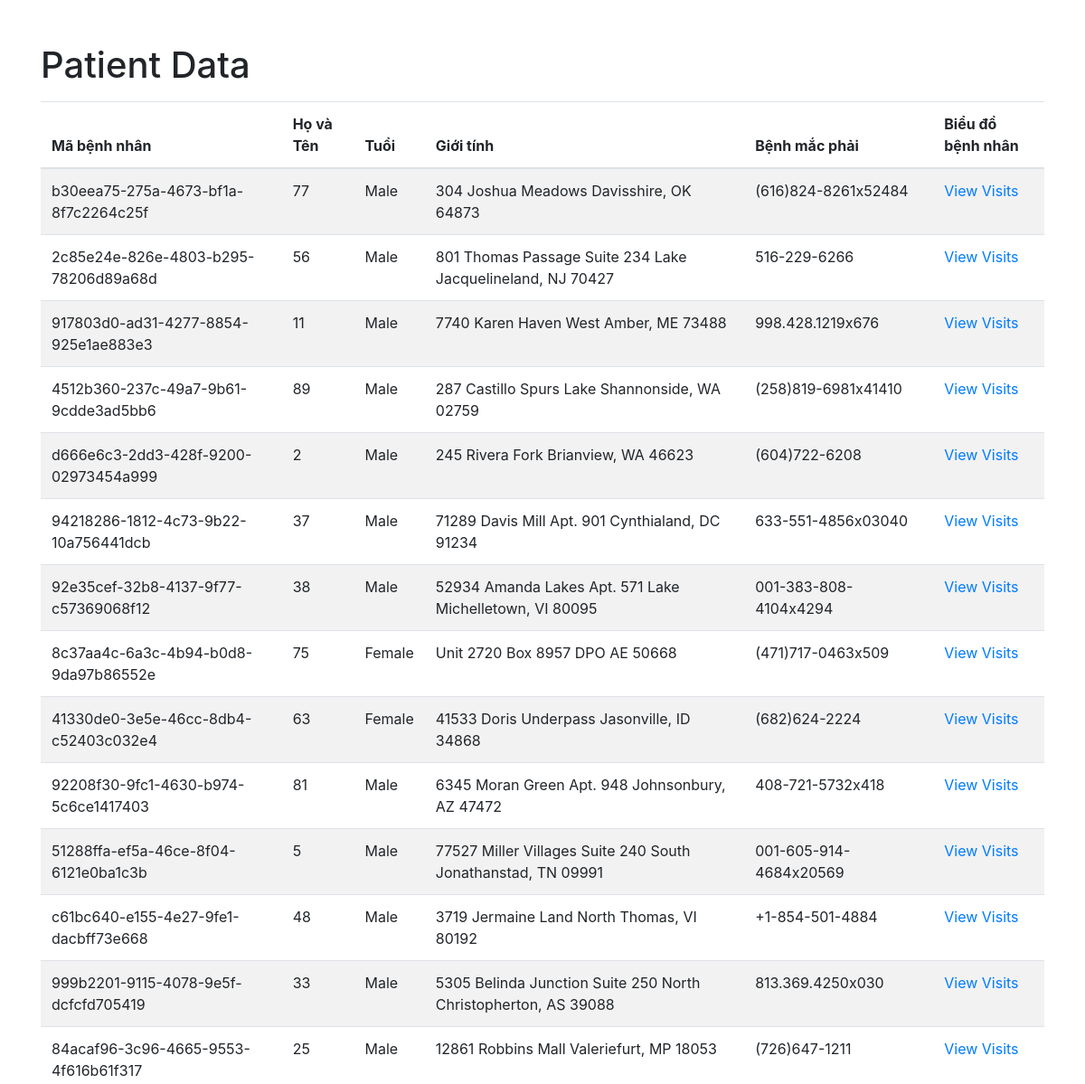
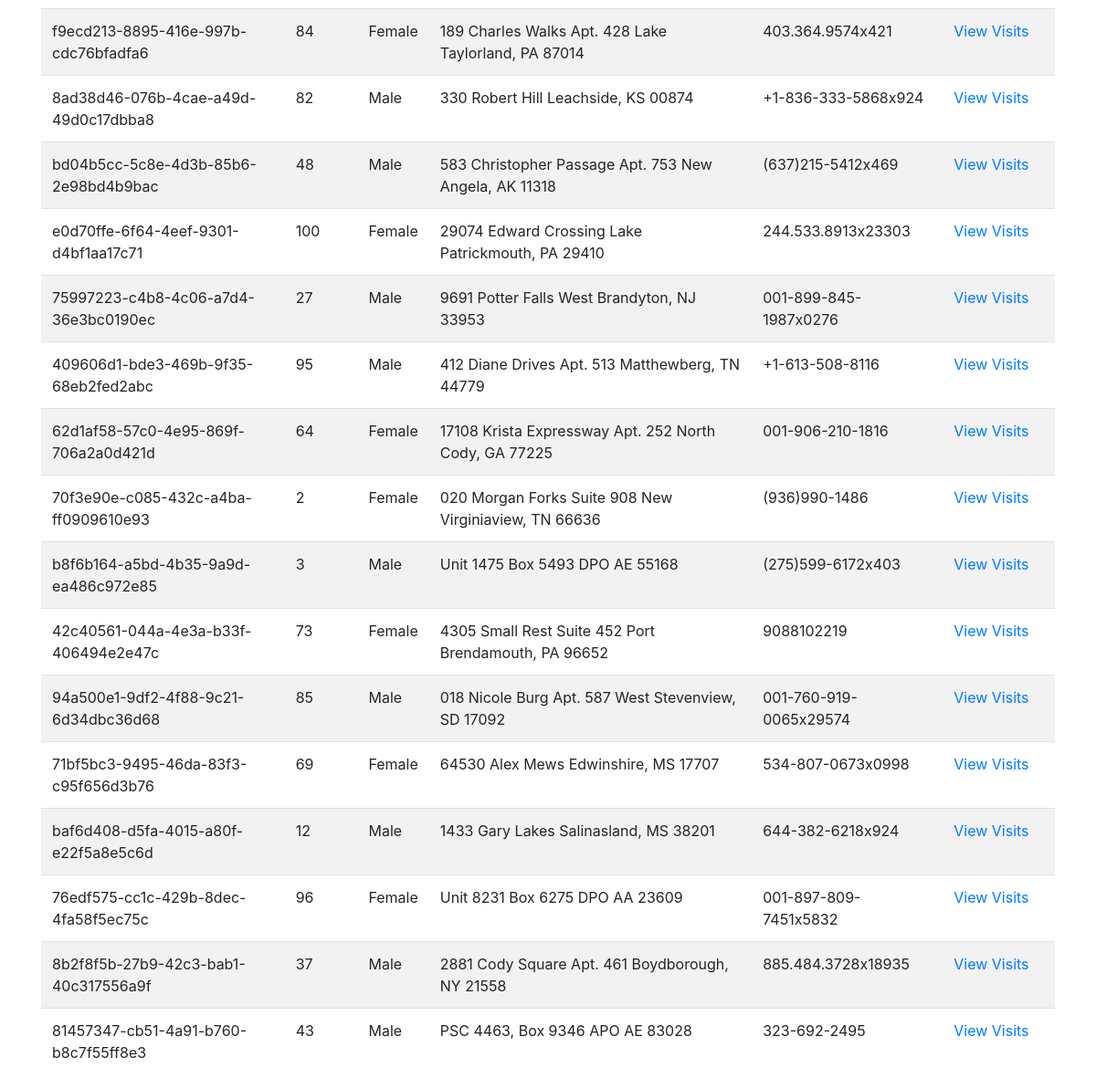
The app's page /patients, older data (2 pictures, top to bottom).
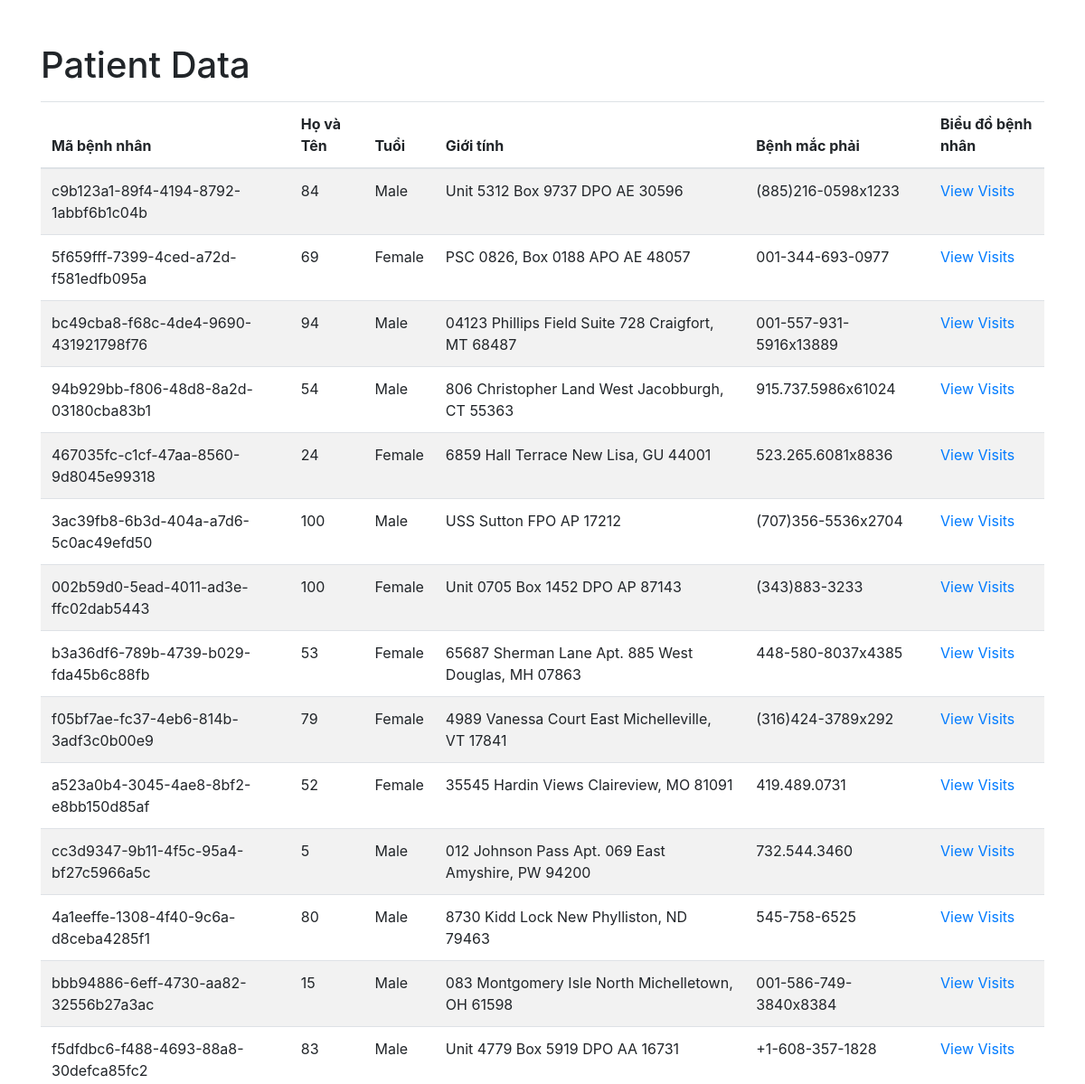
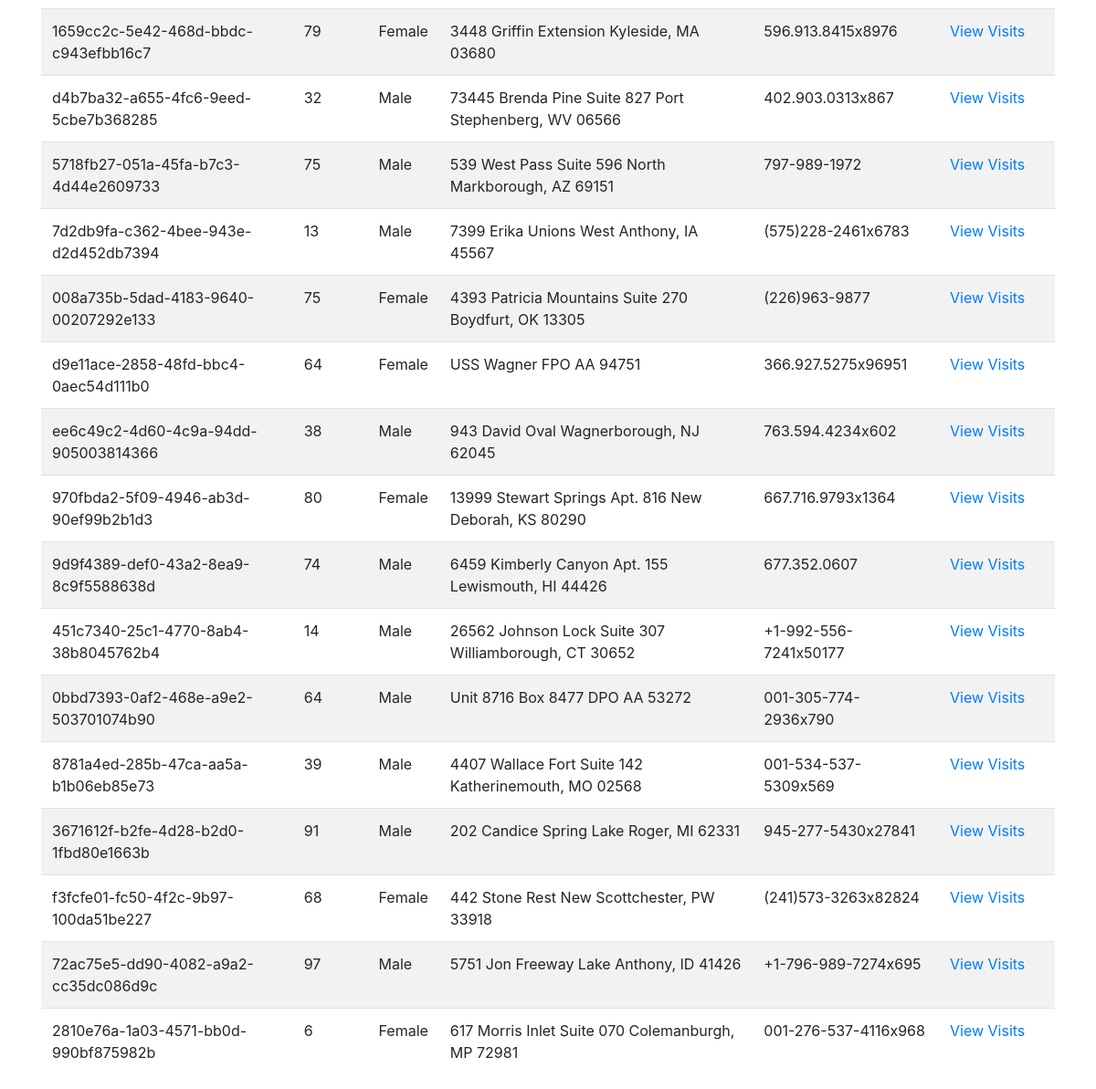
The same page, newer data (2 pictures, top to bottom).
### tables this page shows
CREATE TABLE "patients" (
"patient_id" TEXT,
  "age" INTEGER,
  "gender" TEXT,
  "address" TEXT,
  "phone_number" TEXT,
  "email" TEXT,
  "bmi" REAL,
  "diagnosis" TEXT
);

### app.py (the view)
@app.route('/patients', methods=['GET'])
def get_patients():
    conn = sqlite3.connect('data/patients.db')
    cursor = conn.cursor()
    cursor.execute("SELECT * FROM patients")
    patients = cursor.fetchall()
    conn.close()
    return render_template('patients.html', patients=patients)

### templates/patients.html (shortened to what this page needs)
<!DOCTYPE html>
<html lang="en">
<head>
    <link rel="stylesheet" href="https://maxcdn.bootstrapcdn.com/bootstrap/4.5.2/css/bootstrap.min.css">
</head>
<body>
    <div class="container">
        <h1 class="mt-5">Patient Data</h1>
        <table class="table table-striped mt-3">
            <thead>
                <tr>
                    <th>Mã bệnh nhân</th>
                    <th>Họ và Tên</th>
                    <th>Tuổi</th>
                    <th>Giới tính</th>
                    <th>Bệnh mắc phải</th>
                    <th>Biểu đồ bệnh nhân</th>
                </tr>
            </thead>
            <tbody>
                {% for patient in patients %}
                <tr>
                    <td>{{ patient[0] }}</td>
                    <td>{{ patient[1] }}</td>
                    <td>{{ patient[2] }}</td>
                    <td>{{ patient[3] }}</td>
                    <td>{{ patient[4] }}</td>
                    <td><a href="{{ url_for('get_patient_visits', patient_id=patient[0]) }}">View Visits</a></td>
                </tr>
                {% endfor %}
            </tbody>
        </table>
    </div>
</body>
</html>

Row changes from the older to the newer data that the page shows:
changed patients: patient "b30eea75-275a-4673-bf1a-8f7c2264c25f" → "c9b123a1-89f4-4194-8792-1abbf6b1c04b"; age "77" → "84"; address "304 Joshua Meadows Davisshire, OK 64873" → "Unit 5312 Box 9737 DPO AE 30596"; phone_number "(616)824-8261x52484" → "(885)216-0598x1233"
changed patients: patient "2c85e24e-826e-4803-b295-78206d89a68d" → "5f659fff-7399-4ced-a72d-f581edfb095a"; age "56" → "69"; gender "Male" → "Female"; address "801 Thomas Passage Suite 234 Lake Jacquelineland, NJ 70427" → "PSC 0826, Box 0188 APO AE 48057"; phone_number "516-229-6266" → "001-344-693-0977"
changed patients: patient "917803d0-ad31-4277-8854-925e1ae883e3" → "bc49cba8-f68c-4de4-9690-431921798f76"; age "11" → "94"; address "7740 Karen Haven West Amber, ME 73488" → "04123 Phillips Field Suite 728 Craigfort, MT 68487"; phone_number "998.428.1219x676" → "001-557-931-5916x13889"
changed patients: patient "4512b360-237c-49a7-9b61-9cdde3ad5bb6" → "94b929bb-f806-48d8-8a2d-03180cba83b1"; age "89" → "54"; address "287 Castillo Spurs Lake Shannonside, WA 02759" → "806 Christopher Land West Jacobburgh, CT 55363"; phone_number "(258)819-6981x41410" → "915.737.5986x61024"
changed patients: patient "d666e6c3-2dd3-428f-9200-02973454a999" → "467035fc-c1cf-47aa-8560-9d8045e99318"; age "2" → "24"; gender "Male" → "Female"; address "245 Rivera Fork Brianview, WA 46623" → "6859 Hall Terrace New Lisa, GU 44001"; phone_number "(604)722-6208" → "523.265.6081x8836"
changed patients: patient "94218286-1812-4c73-9b22-10a756441dcb" → "3ac39fb8-6b3d-404a-a7d6-5c0ac49efd50"; age "37" → "100"; address "71289 Davis Mill Apt. 901 Cynthialand, DC 91234" → "USS Sutton FPO AP 17212"; phone_number "633-551-4856x03040" → "(707)356-5536x2704"
changed patients: patient "92e35cef-32b8-4137-9f77-c57369068f12" → "002b59d0-5ead-4011-ad3e-ffc02dab5443"; age "38" → "100"; gender "Male" → "Female"; address "52934 Amanda Lakes Apt. 571 Lake Michelletown, VI 80095" → "Unit 0705 Box 1452 DPO AP 87143"; phone_number "001-383-808-4104x4294" → "(343)883-3233"
changed patients: patient "8c37aa4c-6a3c-4b94-b0d8-9da97b86552e" → "b3a36df6-789b-4739-b029-fda45b6c88fb"; age "75" → "53"; address "Unit 2720 Box 8957 DPO AE 50668" → "65687 Sherman Lane Apt. 885 West Douglas, MH 07863"; phone_number "(471)717-0463x509" → "448-580-8037x4385"
changed patients: patient "41330de0-3e5e-46cc-8db4-c52403c032e4" → "f05bf7ae-fc37-4eb6-814b-3adf3c0b00e9"; age "63" → "79"; address "41533 Doris Underpass Jasonville, ID 34868" → "4989 Vanessa Court East Michelleville, VT 17841"; phone_number "(682)624-2224" → "(316)424-3789x292"
changed patients: patient "92208f30-9fc1-4630-b974-5c6ce1417403" → "a523a0b4-3045-4ae8-8bf2-e8bb150d85af"; age "81" → "52"; gender "Male" → "Female"; address "6345 Moran Green Apt. 948 Johnsonbury, AZ 47472" → "35545 Hardin Views Claireview, MO 81091"; phone_number "408-721-5732x418" → "419.489.0731"
changed patients: patient "51288ffa-ef5a-46ce-8f04-6121e0ba1c3b" → "cc3d9347-9b11-4f5c-95a4-bf27c5966a5c"; address "77527 Miller Villages Suite 240 South Jonathanstad, TN 09991" → "012 Johnson Pass Apt. 069 East Amyshire, PW 94200"; phone_number "001-605-914-4684x20569" → "732.544.3460"
changed patients: patient "c61bc640-e155-4e27-9fe1-dacbff73e668" → "4a1eeffe-1308-4f40-9c6a-d8ceba4285f1"; age "48" → "80"; address "3719 Jermaine Land North Thomas, VI 80192" → "8730 Kidd Lock New Phylliston, ND 79463"; phone_number "+1-854-501-4884" → "545-758-6525"
changed patients: patient "999b2201-9115-4078-9e5f-dcfcfd705419" → "bbb94886-6eff-4730-aa82-32556b27a3ac"; age "33" → "15"; address "5305 Belinda Junction Suite 250 North Christopherton, AS 39088" → "083 Montgomery Isle North Michelletown, OH 61598"; phone_number "813.369.4250x030" → "001-586-749-3840x8384"
changed patients: patient "84acaf96-3c96-4665-9553-4f616b61f317" → "f5dfdbc6-f488-4693-88a8-30defca85fc2"; age "25" → "83"; address "12861 Robbins Mall Valeriefurt, MP 18053" → "Unit 4779 Box 5919 DPO AA 16731"; phone_number "(726)647-1211" → "+1-608-357-1828"
changed patients: patient "f9ecd213-8895-416e-997b-cdc76bfadfa6" → "1659cc2c-5e42-468d-bbdc-c943efbb16c7"; age "84" → "79"; address "189 Charles Walks Apt. 428 Lake Taylorland, PA 87014" → "3448 Griffin Extension Kyleside, MA 03680"; phone_number "403.364.9574x421" → "596.913.8415x8976"
changed patients: patient "8ad38d46-076b-4cae-a49d-49d0c17dbba8" → "d4b7ba32-a655-4fc6-9eed-5cbe7b368285"; age "82" → "32"; address "330 Robert Hill Leachside, KS 00874" → "73445 Brenda Pine Suite 827 Port Stephenberg, WV 06566"; phone_number "+1-836-333-5868x924" → "402.903.0313x867"
changed patients: patient "bd04b5cc-5c8e-4d3b-85b6-2e98bd4b9bac" → "5718fb27-051a-45fa-b7c3-4d44e2609733"; age "48" → "75"; address "583 Christopher Passage Apt. 753 New Angela, AK 11318" → "539 West Pass Suite 596 North Markborough, AZ 69151"; phone_number "(637)215-5412x469" → "797-989-1972"
changed patients: patient "e0d70ffe-6f64-4eef-9301-d4bf1aa17c71" → "7d2db9fa-c362-4bee-943e-d2d452db7394"; age "100" → "13"; gender "Female" → "Male"; address "29074 Edward Crossing Lake Patrickmouth, PA 29410" → "7399 Erika Unions West Anthony, IA 45567"; phone_number "244.533.8913x23303" → "(575)228-2461x6783"
changed patients: patient "75997223-c4b8-4c06-a7d4-36e3bc0190ec" → "008a735b-5dad-4183-9640-00207292e133"; age "27" → "75"; gender "Male" → "Female"; address "9691 Potter Falls West Brandyton, NJ 33953" → "4393 Patricia Mountains Suite 270 Boydfurt, OK 13305"; phone_number "001-899-845-1987x0276" → "(226)963-9877"
changed patients: patient "409606d1-bde3-469b-9f35-68eb2fed2abc" → "d9e11ace-2858-48fd-bbc4-0aec54d111b0"; age "95" → "64"; gender "Male" → "Female"; address "412 Diane Drives Apt. 513 Matthewberg, TN 44779" → "USS Wagner FPO AA 94751"; phone_number "+1-613-508-8116" → "366.927.5275x96951"
changed patients: patient "62d1af58-57c0-4e95-869f-706a2a0d421d" → "ee6c49c2-4d60-4c9a-94dd-905003814366"; age "64" → "38"; gender "Female" → "Male"; address "17108 Krista Expressway Apt. 252 North Cody, GA 77225" → "943 David Oval Wagnerborough, NJ 62045"; phone_number "001-906-210-1816" → "763.594.4234x602"
changed patients: patient "70f3e90e-c085-432c-a4ba-ff0909610e93" → "970fbda2-5f09-4946-ab3d-90ef99b2b1d3"; age "2" → "80"; address "020 Morgan Forks Suite 908 New Virginiaview, TN 66636" → "13999 Stewart Springs Apt. 816 New Deborah, KS 80290"; phone_number "(936)990-1486" → "667.716.9793x1364"
changed patients: patient "b8f6b164-a5bd-4b35-9a9d-ea486c972e85" → "9d9f4389-def0-43a2-8ea9-8c9f5588638d"; age "3" → "74"; address "Unit 1475 Box 5493 DPO AE 55168" → "6459 Kimberly Canyon Apt. 155 Lewismouth, HI 44426"; phone_number "(275)599-6172x403" → "677.352.0607"
changed patients: patient "42c40561-044a-4e3a-b33f-406494e2e47c" → "451c7340-25c1-4770-8ab4-38b8045762b4"; age "73" → "14"; gender "Female" → "Male"; address "4305 Small Rest Suite 452 Port Brendamouth, PA 96652" → "26562 Johnson Lock Suite 307 Williamborough, CT 30652"; phone_number "9088102219" → "+1-992-556-7241x50177"
changed patients: patient "94a500e1-9df2-4f88-9c21-6d34dbc36d68" → "0bbd7393-0af2-468e-a9e2-503701074b90"; age "85" → "64"; address "018 Nicole Burg Apt. 587 West Stevenview, SD 17092" → "Unit 8716 Box 8477 DPO AA 53272"; phone_number "001-760-919-0065x29574" → "001-305-774-2936x790"
changed patients: patient "71bf5bc3-9495-46da-83f3-c95f656d3b76" → "8781a4ed-285b-47ca-aa5a-b1b06eb85e73"; age "69" → "39"; gender "Female" → "Male"; address "64530 Alex Mews Edwinshire, MS 17707" → "4407 Wallace Fort Suite 142 Katherinemouth, MO 02568"; phone_number "534-807-0673x0998" → "001-534-537-5309x569"
changed patients: patient "baf6d408-d5fa-4015-a80f-e22f5a8e5c6d" → "3671612f-b2fe-4d28-b2d0-1fbd80e1663b"; age "12" → "91"; address "1433 Gary Lakes Salinasland, MS 38201" → "202 Candice Spring Lake Roger, MI 62331"; phone_number "644-382-6218x924" → "945-277-5430x27841"
changed patients: patient "76edf575-cc1c-429b-8dec-4fa58f5ec75c" → "f3fcfe01-fc50-4f2c-9b97-100da51be227"; age "96" → "68"; address "Unit 8231 Box 6275 DPO AA 23609" → "442 Stone Rest New Scottchester, PW 33918"; phone_number "001-897-809-7451x5832" → "(241)573-3263x82824"
changed patients: patient "8b2f8f5b-27b9-42c3-bab1-40c317556a9f" → "72ac75e5-dd90-4082-a9a2-cc35dc086d9c"; age "37" → "97"; address "2881 Cody Square Apt. 461 Boydborough, NY 21558" → "5751 Jon Freeway Lake Anthony, ID 41426"; phone_number "885.484.3728x18935" → "+1-796-989-7274x695"
changed patients: patient "81457347-cb51-4a91-b760-b8c7f55ff8e3" → "2810e76a-1a03-4571-bb0d-990bf875982b"; age "43" → "6"; gender "Male" → "Female"; address "PSC 4463, Box 9346 APO AE 83028" → "617 Morris Inlet Suite 070 Colemanburgh, MP 72981"; phone_number "323-692-2495" → "001-276-537-4116x968"
